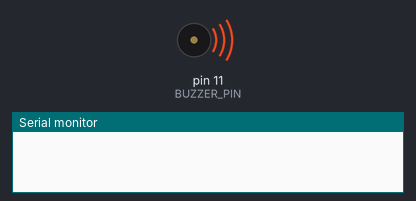
This sketch was run on a simulated Arduino Uno, built with avr-gcc and run on an emulated ATmega328P. Shown: buzzer (waves = sounding, pin HIGH), the last lines printed to the serial monitor.

Above: at 0.1 s.
At 5.3 s:
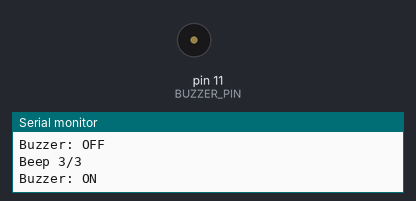
Timing chart, 0 to 7.0 s (numbered marks = the images above):
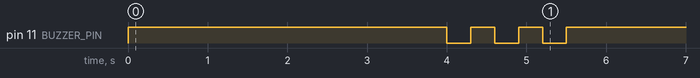

The sketch:

buzzer_test.ino
```cpp
#include <Arduino.h>

constexpr uint8_t BUZZER_PIN = 11;
constexpr uint8_t BUZZER_ON_LEVEL = LOW;
constexpr uint8_t BUZZER_OFF_LEVEL = HIGH;
constexpr uint8_t BEEP_COUNT = 3;
constexpr unsigned long SERIAL_BAUD_RATE = 115200;
constexpr unsigned long SERIAL_STARTUP_DELAY_MS = 1000;
constexpr unsigned long TEST_START_DELAY_MS = 3000;
constexpr unsigned long BEEP_DURATION_MS = 300;
constexpr unsigned long BEEP_INTERVAL_MS = 300;
constexpr unsigned long SAFETY_IDLE_DELAY_MS = 1000;

/**
 * @brief 设置蜂鸣器启停状态并输出当前状态。
 *
 * @param enabled true 表示鸣叫，false 表示静音。
 */
void setBuzzerState(bool enabled) {
  digitalWrite(
    BUZZER_PIN,
    enabled ? BUZZER_ON_LEVEL : BUZZER_OFF_LEVEL
  );
  Serial.println(enabled ? "Buzzer: ON" : "Buzzer: OFF");
}

/**
 * @brief 安全初始化蜂鸣器并执行三次鸣叫测试。
 */
void setup() {
  pinMode(BUZZER_PIN, INPUT_PULLUP);
  digitalWrite(BUZZER_PIN, BUZZER_OFF_LEVEL);
  pinMode(BUZZER_PIN, OUTPUT);
  digitalWrite(BUZZER_PIN, BUZZER_OFF_LEVEL);

  Serial.begin(SERIAL_BAUD_RATE);
  delay(SERIAL_STARTUP_DELAY_MS);

  Serial.println("Buzzer test started.");
  setBuzzerState(false);
  Serial.println("Test starts in 3 seconds.");
  delay(TEST_START_DELAY_MS);

  for (uint8_t beepNumber = 1; beepNumber <= BEEP_COUNT; beepNumber++) {
    Serial.print("Beep ");
    Serial.print(beepNumber);
    Serial.print("/");
    Serial.println(BEEP_COUNT);

    setBuzzerState(true);
    delay(BEEP_DURATION_MS);
    setBuzzerState(false);
    delay(BEEP_INTERVAL_MS);
  }

  setBuzzerState(false);
  Serial.println("Buzzer test completed.");
  Serial.println("Buzzer remains OFF.");
}

/**
 * @brief 持续保持蜂鸣器关闭，防止意外鸣叫。
 */
void loop() {
  digitalWrite(BUZZER_PIN, BUZZER_OFF_LEVEL);
  delay(SAFETY_IDLE_DELAY_MS);
}
```
